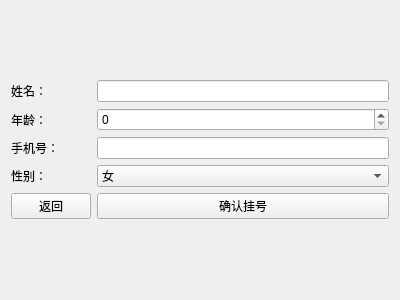
<?xml version="1.0" encoding="UTF-8"?>
<ui version="4.0">
 <class>RegisterWindow</class>
 <widget class="QWidget" name="RegisterWindow">
  <property name="geometry">
   <rect>
    <x>0</x>
    <y>0</y>
    <width>400</width>
    <height>300</height>
   </rect>
  </property>
  <property name="windowTitle">
   <string>挂号</string>
  </property>
  <layout class="QVBoxLayout" name="verticalLayout">
   <item>
    <layout class="QGridLayout" name="gridLayout">
     <item row="0" column="0">
      <widget class="QLabel" name="nameLabel">
       <property name="text">
        <string>姓名：</string>
       </property>
      </widget>
     </item>
     <item row="0" column="1">
      <widget class="QLineEdit" name="nameEdit">
       <property name="text">
        <string/>
       </property>
      </widget>
     </item>
     <item row="1" column="0">
      <widget class="QLabel" name="ageLabel">
       <property name="text">
        <string>年龄：</string>
       </property>
      </widget>
     </item>
     <item row="1" column="1">
      <widget class="QSpinBox" name="ageSpin">
       <property name="maximum">
        <number>120</number>
       </property>
      </widget>
     </item>
     <item row="2" column="0">
      <widget class="QLabel" name="telLabel">
       <property name="text">
        <string>手机号：</string>
       </property>
      </widget>
     </item>
     <item row="2" column="1">
      <widget class="QLineEdit" name="telEdit">
       <property name="text">
        <string/>
       </property>
      </widget>
     </item>
     <item row="3" column="0">
      <widget class="QLabel" name="sexLabel">
       <property name="text">
        <string>性别：</string>
       </property>
      </widget>
     </item>
     <item row="3" column="1">
      <widget class="QComboBox" name="sexCombo">
       <item>
        <property name="text">
         <string>女</string>
        </property>
       </item>
       <item>
        <property name="text">
         <string>男</string>
        </property>
       </item>
      </widget>
     </item>
     <item row="4" column="0">
      <widget class="QPushButton" name="pushButton">
       <property name="text">
        <string>返回</string>
       </property>
      </widget>
     </item>
     <item row="4" column="1">
      <widget class="QPushButton" name="registerButton">
       <property name="text">
        <string>确认挂号</string>
       </property>
      </widget>
     </item>
    </layout>
   </item>
  </layout>
 </widget>
 <resources/>
 <connections/>
</ui>
